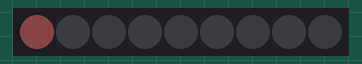
A sketch run on a simulated Arduino Uno, built with avr-gcc and run on an emulated ATmega328P. On the bench: 9 RGB LEDs in strip order, left to right. Dim RGB values are drawn brighter than linear.

Above: at 0.06 s.
At 0.5 s:
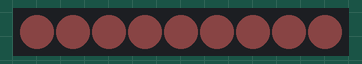

The sketch:

LED_test.ino
```cpp
#include <Adafruit_NeoPixel.h>
#define LED_PIN 6 //change to match board setup
#define LED_COUNT 9 //change to # of lights on LED strip you want to display the color
#define BRIGHTNESS 10 //set in range 0-255

#include <Adafruit_NeoPixel.h>
#ifdef __AVR__
#include <avr/power.h>
#endif

//Declare our NeoPixel strip object:
Adafruit_NeoPixel strip(LED_COUNT, LED_PIN, NEO_GRB + NEO_KHZ800);


void setup() {
#if defined(__AVR_ATtiny85__) && (F_CPU == 16000000)
  clock_prescale_set(clock_div_1);
#endif

  strip.begin();
  strip.show();
  strip.setBrightness(BRIGHTNESS);
}


//color is light purple
//Change color values to test other colors!
uint8_t red = 240;
uint8_t green = 117;
uint8_t blue = 128;


void loop() {
  for(int i=0; i<strip.numPixels(); i++) {  //For each pixel in strip...
    strip.setPixelColor(i, red, green, blue); //Set pixel's color in memory
    delay(50);
    strip.show(); //Update LED strip colors
  }

} 
```
